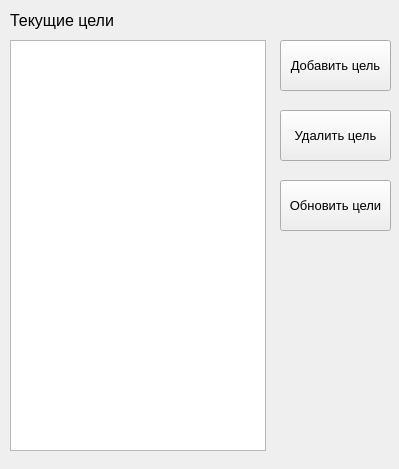
<?xml version="1.0" encoding="UTF-8"?>
<ui version="4.0">
 <class>Form</class>
 <widget class="QWidget" name="Form">
  <property name="geometry">
   <rect>
    <x>0</x>
    <y>0</y>
    <width>399</width>
    <height>469</height>
   </rect>
  </property>
  <property name="windowTitle">
   <string>Form</string>
  </property>
  <widget class="QTableWidget" name="tableWidget">
   <property name="geometry">
    <rect>
     <x>10</x>
     <y>40</y>
     <width>256</width>
     <height>411</height>
    </rect>
   </property>
  </widget>
  <widget class="QPushButton" name="add_point">
   <property name="geometry">
    <rect>
     <x>280</x>
     <y>40</y>
     <width>111</width>
     <height>51</height>
    </rect>
   </property>
   <property name="font">
    <font>
     <pointsize>10</pointsize>
    </font>
   </property>
   <property name="text">
    <string>Добавить цель</string>
   </property>
  </widget>
  <widget class="QPushButton" name="delete_point">
   <property name="geometry">
    <rect>
     <x>280</x>
     <y>110</y>
     <width>111</width>
     <height>51</height>
    </rect>
   </property>
   <property name="font">
    <font>
     <pointsize>10</pointsize>
    </font>
   </property>
   <property name="text">
    <string>Удалить цель</string>
   </property>
  </widget>
  <widget class="QWidget" name="verticalLayoutWidget">
   <property name="geometry">
    <rect>
     <x>10</x>
     <y>10</y>
     <width>251</width>
     <height>21</height>
    </rect>
   </property>
   <layout class="QVBoxLayout" name="verticalLayout">
    <item>
     <widget class="QLabel" name="label">
      <property name="font">
       <font>
        <pointsize>12</pointsize>
       </font>
      </property>
      <property name="text">
       <string>Текущие цели</string>
      </property>
     </widget>
    </item>
   </layout>
  </widget>
  <widget class="QPushButton" name="up">
   <property name="geometry">
    <rect>
     <x>280</x>
     <y>180</y>
     <width>111</width>
     <height>51</height>
    </rect>
   </property>
   <property name="font">
    <font>
     <pointsize>10</pointsize>
    </font>
   </property>
   <property name="text">
    <string>Обновить цели</string>
   </property>
  </widget>
 </widget>
 <resources/>
 <connections/>
</ui>
